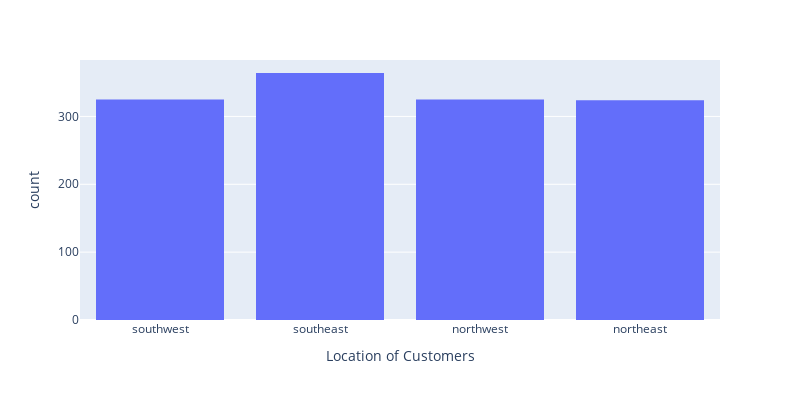

Here is the notebook cell this chart was saved with:
### Markdown cell above
* Customers Applying for Health Insurance who have NO CHILDREN are maximum.

### Code cell
fig = px.histogram(Health_data, x="location", width=800, height=400, # creating histogram for life expectancy with 20 bins
                  labels={"location": "Location of Customers"})
fig.show()

### Figure 1 — Plotly figure (JSON) as saved in the notebook; plotly's stock layout.template omitted (floating-point values rounded to 4 significant figures; data arrays with more than 128 entries replaced by an {"elided": "..."} marker saying what was removed)
{"data": [{"alignmentgroup": "True", "bingroup": "x", "hovertemplate": "Location of Customers=%{x}<br>count=%{y}<extra></extra>", "legendgroup": "", "marker": {"color": "#636efa", "pattern": {"shape": ""}}, "name": "", "offsetgroup": "", "orientation": "v", "showlegend": false, "type": "histogram", "x": {"elided": "1338 str values"}, "xaxis": "x", "yaxis": "y"}], "layout": {"barmode": "relative", "height": 400, "legend": {"tracegroupgap": 0}, "margin": {"t": 60}, "width": 800, "xaxis": {"anchor": "y", "domain": [0, 1], "title": {"text": "Location of Customers"}}, "yaxis": {"anchor": "x", "domain": [0, 1], "title": {"text": "count"}}}}
